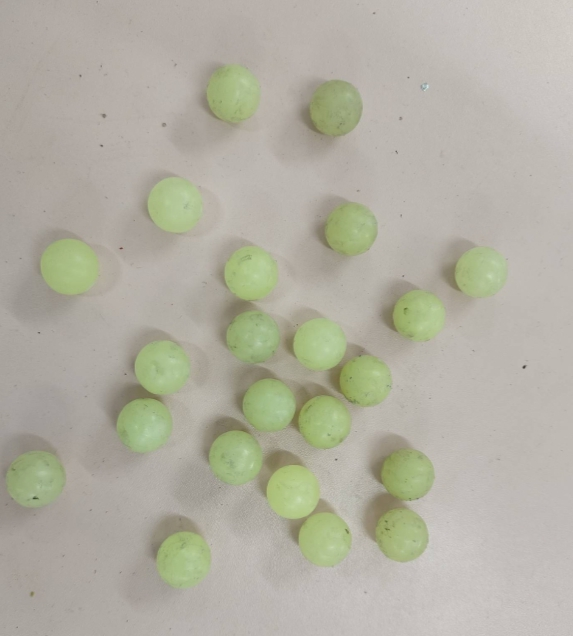
//> input picture 校赛/test/task1.jpg, 573 x 636 px
$ ./main   (built with g++ and OpenCV 4)
//> lines starting //> are read from the running program, lines starting //| are printed output that depends on the picture; after the words box and inside, x2 and y2 are one past the last pixel; in counts of white or black regions, pixels touching at a corner belong together
//> further down, bgr is the input picture: 636 rows x 573 cols, CV_8UC3; mean B, G, R 162, 175.6, 177.9
#include <opencv2/opencv.hpp>
#include <iostream>
#include <vector>
#include <algorithm>
#include <numeric>
#include <string>

using namespace cv;
using namespace std;

// ========================== 核心参数 ================================

// 1.颜色分割参数
const int H_LOW = 33, H_HIGH = 70;   // 绿色范围
const int S_LOW = 40, S_HIGH = 200;  // 饱和度
const int V_LOW = 0, V_HIGH = 255;   // 亮度

// 2.目录路径
const string IMG_INPUT_DIR = "../test/";        // 输入图片文件夹
const string INTERMEDIATE_DIR = "../intermediate/";  // 中间结果（掩膜 距离图 分水岭掩膜）
const string RESULT_FILES_DIR = "../result/";   // 最终结果文件夹

// 3.文件名称
const vector<string> TASK_FILES = {"task1.jpg", "task2.jpg", "task3.jpg", "task4.jpg", "task5.jpg"};
const vector<string> MASK_FILES = {"mask1.jpg", "mask2.jpg", "mask3.jpg", "mask4.jpg", "mask5.jpg"};
const vector<string> DIST_FILES = {"dist1.jpg", "dist2.jpg", "dist3.jpg", "dist4.jpg", "dist5.jpg"};
const vector<string> WATERSHED_MASK_FILES = {"watershed_mask1.jpg", "watershed_mask2.jpg", "watershed_mask3.jpg", "watershed_mask4.jpg", "watershed_mask5.jpg"};  // 分水岭后新掩膜
const vector<string> RESULT_FILES = {"result1.jpg", "result2.jpg", "result3.jpg", "result4.jpg", "result5.jpg"};

// 4.分水岭+极小值合并核心参数
const float DIST_THRESH_COEF = 0.80;    // 极小值区域筛选阈值 越小极小值越多
const float MARKER_MERGE_DIST = 0.04;   // 极小值合并距离 越大合并越激进
const int WATERSHED_KERNEL = 5;        // 距离变换核大小
const int MIN_MARKER_AREA = 3;        // 最小极小值面积 过滤噪点

// 5.弹丸筛选参数
const float RADIUS_TOLERANCE = 0.45;   // 基准模式：半径容差
const float MIN_CIRCULARITY = 0.35;    // 最小圆度 越低允许越不规则
const float MIN_AREA_RATIO = 0.15;      // 基准模式：最小面积占比 适应遮挡
const float DUPLICATE_DISTANCE = 0.5;  // 去重距离阈值
const int MASK_MIN_AREA = 40;          // 掩膜最小面积
const int MASK_MAX_AREA = 15000;       // 掩膜最大面积

// 6.层级过滤参数
const int MAX_HIERARCHY_DEPTH = 2;

// 基准参数结构体
struct BaseParam
{
    float radius;
    bool valid;
};

// ===================== 计算轮廓中心 ==========================================
Point2f getContourCenter(const vector<Point>& cnt)
{
    Moments mu = moments(cnt);
    return Point2f(mu.m10 / mu.m00, mu.m01 / mu.m00);
}

// ===================== 计算轮廓的层级深度 ==================================
int calculateContourDepth(const vector<Vec4i>& hierarchy, int contour_idx)
{
    if (contour_idx == -1)
    {
        return 0;
    }
    // 计算轮廓的深度：当前轮廓深度 = 1 + 子轮廓最大深度
    int child_idx = hierarchy[contour_idx][2];
    int child_depth = calculateContourDepth(hierarchy, child_idx);
    return 1 + child_depth;
}

// ===================== 颜色分割 形态学优化 层级过滤 ===========================
Mat colorSegmentation(const Mat& bgr)
{
    Mat hsv, mask;

    // 1.BGR转HSV
    cvtColor(bgr, hsv, COLOR_BGR2HSV);
//> hsv: 636 rows x 573 cols, CV_8UC3; mean H, S, V 19.6, 26.5, 180.4

    // 2.生成初始掩膜
    inRange(hsv, Scalar(H_LOW, S_LOW, V_LOW), Scalar(H_HIGH, S_HIGH, V_HIGH), mask);
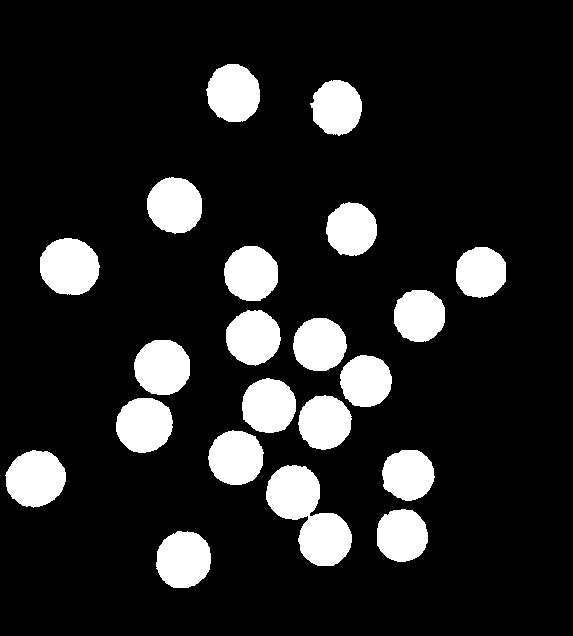
//> mask: 636 rows x 573 cols, CV_8UC1; 14% white; 21 white regions, largest, box (x1, y1, x2, y2) and area: (266, 465, 352, 566) 4599, (40, 238, 100, 295) 2698, (5, 450, 66, 508) 2661

    // 3.创建形态学操作核
    Mat kernel_2x2 = getStructuringElement(MORPH_ELLIPSE, Size(2, 2));
    Mat kernel_3x3 = getStructuringElement(MORPH_ELLIPSE, Size(3, 3));

    // 4.开运算：去除背景小噪点
    morphologyEx(mask, mask, MORPH_OPEN, kernel_2x2, Point(-1, -1), 1);

    // 5.腐蚀：制造粘连弹丸的缝隙
    erode(mask, mask, kernel_2x2, Point(-1, -1), 1);

    Mat kernel_1x1 = getStructuringElement(MORPH_ELLIPSE, Size(1, 1));
    erode(mask, mask, kernel_1x1, Point(-1, -1), 1);

    // 6.闭运算：填补弹丸内部孔洞
    morphologyEx(mask, mask, MORPH_CLOSE, kernel_3x3, Point(-1, -1), 1);
//> mask: 636 rows x 573 cols, CV_8UC1; 13.5% white; 21 white regions, largest, box (x1, y1, x2, y2) and area: (268, 467, 353, 567) 4421, (42, 240, 101, 296) 2594, (7, 452, 67, 508) 2561

    // 7.轻微膨胀：恢复弹丸边缘
    dilate(mask, mask, kernel_2x2, Point(-1, -1), 1);
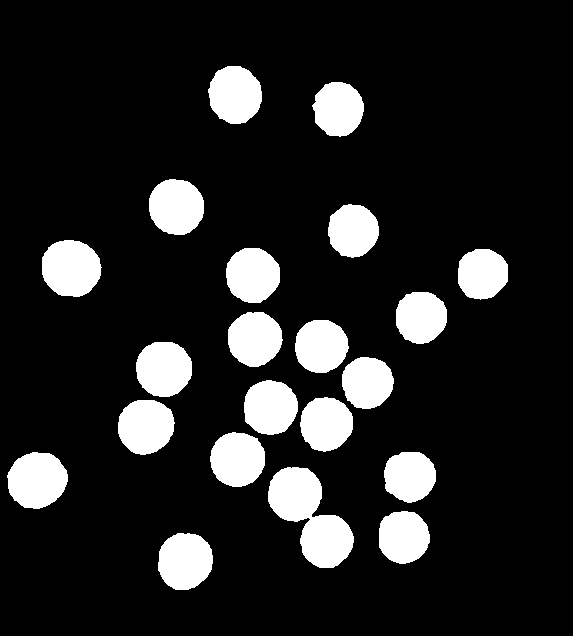
//> mask: 636 rows x 573 cols, CV_8UC1; 14% white; 21 white regions

    // 8.第一步过滤：小面积噪点 面积<20
    vector<vector<Point>> contours;
    vector<Vec4i> hierarchy;
    findContours(mask, contours, hierarchy, RETR_TREE, CHAIN_APPROX_SIMPLE);
//> contours = 21 contours; largest, box (x1, y1, x2, y2) and area: (268, 467, 354, 568) 4453, (42, 240, 102, 297) 2610, (7, 452, 68, 509) 2576, (158, 533, 213, 590) 2416, (136, 342, 192, 397) 2391
    for (size_t i = 0; i < contours.size(); i++)
    {
        if (contourArea(contours[i]) < 20)
        {
            drawContours(mask, contours, (int)i, Scalar(0), -1);  // 填充为黑色过滤
        }
    }
//> this loop made 21 passes

    // 9.层级过滤：过滤复杂杂物（如纸抽、瓶子）
    contours.clear();
//> contours = 0 contours
    hierarchy.clear();
    findContours(mask, contours, hierarchy, RETR_TREE, CHAIN_APPROX_SIMPLE);
//> contours = 21 contours; largest, box (x1, y1, x2, y2) and area: (268, 467, 354, 568) 4453, (42, 240, 102, 297) 2610, (7, 452, 68, 509) 2576, (158, 533, 213, 590) 2416, (136, 342, 192, 397) 2391
    for (size_t i = 0; i < contours.size(); i++)
    {
        int depth = calculateContourDepth(hierarchy, (int)i);
        double area = contourArea(contours[i]);
        if (depth > MAX_HIERARCHY_DEPTH || area > MASK_MAX_AREA)
        {
            drawContours(mask, contours, (int)i, Scalar(0), -1);  // 过滤杂物
            cout << "过滤层级杂物：轮廓索引" << i << "，层级深度" << depth << endl;
        }
    }
//> this loop made 21 passes
//> area on passes 1 to 8: 2415.5, 2087, 4453, 2021, 2576.5, 2304.5, 2380, 2174

    // imshow("1. 颜色分割后的掩膜", mask);
    // waitKey(0);

    return mask;
}

// ===================== 距离变换+标记点生成 =================================
Mat generateDistanceTransform(const Mat& mask, Mat& dist_norm)
{
    Mat mask_8u = Mat::zeros(mask.size(), CV_8UC1);
    for (int i = 0; i < mask.rows; i++)
    {
        const uchar* src_row = mask.ptr<uchar>(i);
        uchar* dst_row = mask_8u.ptr<uchar>(i);
        for (int j = 0; j < mask.cols; j++)
        {
            dst_row[j] = (src_row[j] > 127) ? 255 : 0;
        }
    }

    // 1.距离变换：计算前景像素到最近背景的欧氏距离
    Mat dist;
    distanceTransform(mask_8u, dist, DIST_L2, WATERSHED_KERNEL);
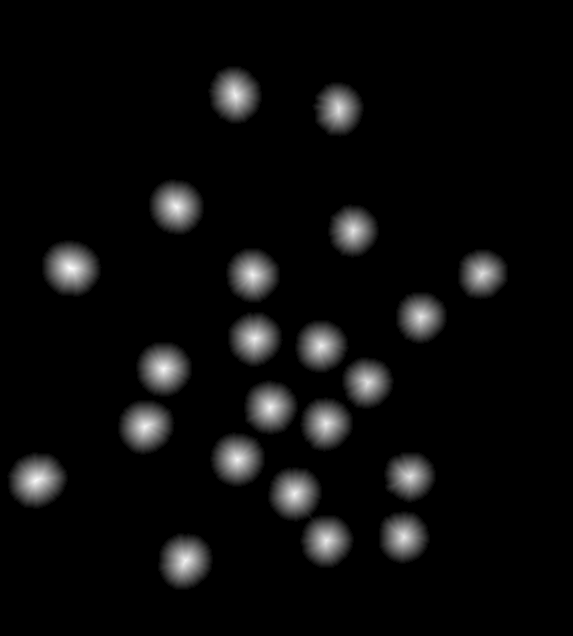
//> dist: 636 rows x 573 cols, CV_32FC1; min 0, max 28, mean 1.3; drawn with min black and max white

    // 2.归一化：距离值缩放到0-1 方便统一阈值处理
    normalize(dist, dist_norm, 0, 1, NORM_MINMAX);

    // 3.阈值处理：筛选极小值区域
    Mat dist_thresh;
    threshold(dist_norm, dist_thresh, DIST_THRESH_COEF, 1, THRESH_BINARY);
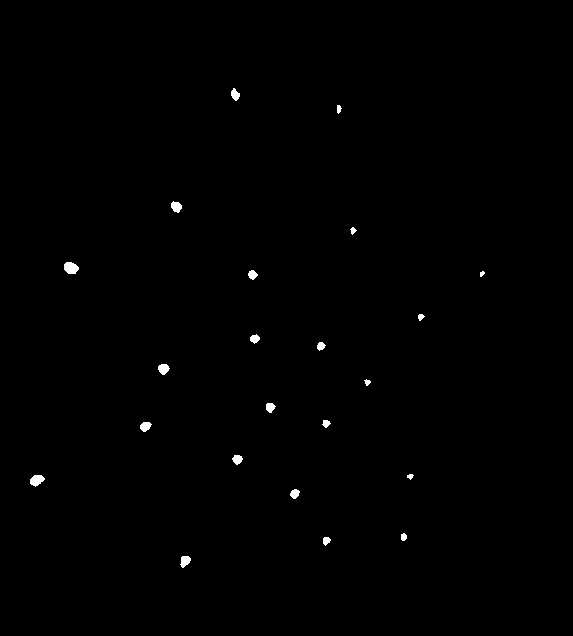
//> dist_thresh: 636 rows x 573 cols, CV_32FC1; values 0 (black) and 1 (white), 0.39% white; 22 white regions, largest, box (x1, y1, x2, y2) and area: (64, 262, 79, 274) 140, (30, 475, 45, 487) 122, (158, 364, 170, 375) 94
    dist_thresh.convertTo(dist_thresh, CV_8UC1, 255);

    // 4.清除掩膜外的标记点
    for (int i = 0; i < dist_thresh.rows; i++)
    {
        uchar* dt_row = dist_thresh.ptr<uchar>(i);
        const uchar* mask_row = mask_8u.ptr<uchar>(i);
        for (int j = 0; j < dist_thresh.cols; j++)
        {
            if (mask_row[j] == 0) dt_row[j] = 0;   // 掩膜外强制设为黑色
        }
    }

    // 5.膨胀
    Mat kernel = getStructuringElement(MORPH_ELLIPSE, Size(2, 2));
    dilate(dist_thresh, dist_thresh, kernel, Point(-1, -1), 1);
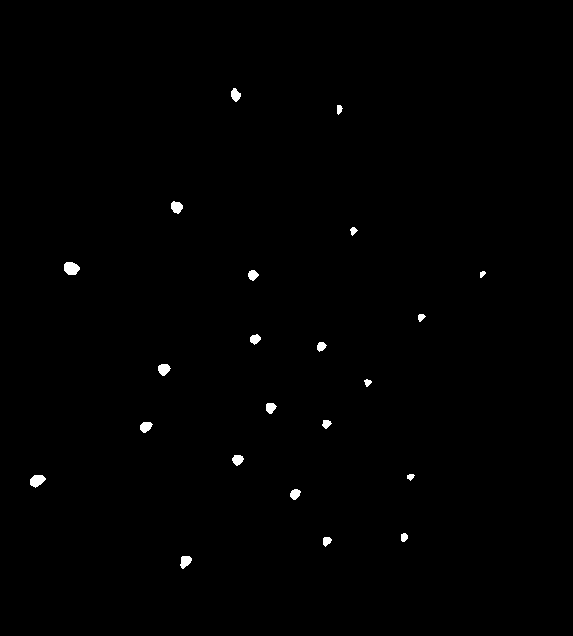
//> dist_thresh: 636 rows x 573 cols, CV_8UC1; 0.48% white; 22 white regions

    // 新增：再次确保膨胀后的标记点不超出掩膜
    for (int i = 0; i < dist_thresh.rows; i++)
    {
        uchar* dt_row = dist_thresh.ptr<uchar>(i);
        const uchar* mask_row = mask_8u.ptr<uchar>(i);
        for (int j = 0; j < dist_thresh.cols; j++)
        {
            if (mask_row[j] == 0) dt_row[j] = 0;
        }
    }
//> (the rest of the program and of its run is left out)
